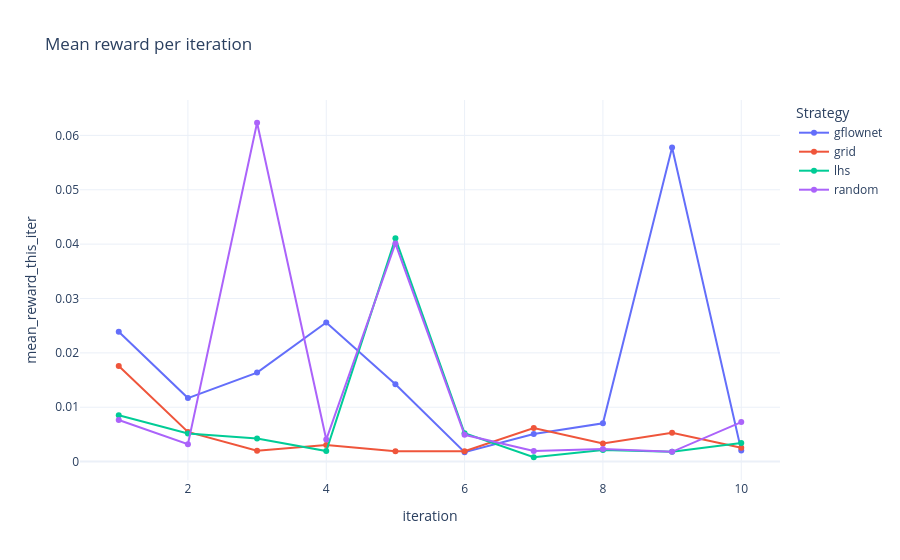

The notebook cell this image was saved under:
### Code cell
plot_reward_curves(metrics, metric="mean_reward_this_iter", title="Mean reward per iteration")

### Figure 1 — Plotly figure (JSON) as saved in the notebook; plotly's stock layout.template omitted (floating-point values rounded to 4 significant figures)
{"data": [{"customdata": [["run_138", 30, "top_k", 20, 10], ["run_138", 40, "top_k", 20, 10], ["run_138", 50, "top_k", 20, 10], ["run_138", 60, "top_k", 20, 10], ["run_138", 70, "top_k", 20, 10], ["run_138", 80, "top_k", 20, 10], ["run_138", 90, "top_k", 20, 10], ["run_138", 100, "top_k", 20, 10], ["run_138", 110, "top_k", 20, 10], ["run_138", 120, "top_k", 20, 10]], "hovertemplate": "sampling_strategy=gflownet<br>iteration=%{x}<br>mean_reward_this_iter=%{y}<br>run=%{customdata[0]}<br>oracle_evals_total=%{customdata[1]}<br>acquisition=%{customdata[2]}<br>n_init=%{customdata[3]}<br>n_candidates_per_iter=%{customdata[4]}<extra></extra>", "legendgroup": "gflownet", "line": {"color": "#636efa", "dash": "solid"}, "marker": {"symbol": "circle"}, "mode": "lines+markers", "name": "gflownet", "orientation": "v", "showlegend": true, "type": "scatter", "x": [1, 2, 3, 4, 5, 6, 7, 8, 9, 10], "xaxis": "x", "y": [0.02389, 0.01168, 0.01638, 0.0256, 0.01421, 0.001715, 0.005077, 0.007035, 0.05776, 0.002051], "yaxis": "y"}, {"customdata": [["run_107", 125, "diverse_top_k", 100, 25], ["run_107", 150, "diverse_top_k", 100, 25], ["run_107", 175, "diverse_top_k", 100, 25], ["run_107", 200, "diverse_top_k", 100, 25], ["run_107", 225, "diverse_top_k", 100, 25], ["run_107", 250, "diverse_top_k", 100, 25], ["run_107", 275, "diverse_top_k", 100, 25], ["run_107", 300, "diverse_top_k", 100, 25], ["run_107", 325, "diverse_top_k", 100, 25], ["run_107", 350, "diverse_top_k", 100, 25]], "hovertemplate": "sampling_strategy=grid<br>iteration=%{x}<br>mean_reward_this_iter=%{y}<br>run=%{customdata[0]}<br>oracle_evals_total=%{customdata[1]}<br>acquisition=%{customdata[2]}<br>n_init=%{customdata[3]}<br>n_candidates_per_iter=%{customdata[4]}<extra></extra>", "legendgroup": "grid", "line": {"color": "#EF553B", "dash": "solid"}, "marker": {"symbol": "circle"}, "mode": "lines+markers", "name": "grid", "orientation": "v", "showlegend": true, "type": "scatter", "x": [1, 2, 3, 4, 5, 6, 7, 8, 9, 10], "xaxis": "x", "y": [0.01759, 0.005449, 0.001995, 0.003067, 0.001908, 0.001894, 0.006185, 0.003308, 0.005311, 0.002544], "yaxis": "y"}, {"customdata": [["run_65", 110, "diverse_top_k", 100, 10], ["run_65", 120, "diverse_top_k", 100, 10], ["run_65", 130, "diverse_top_k", 100, 10], ["run_65", 140, "diverse_top_k", 100, 10], ["run_65", 150, "diverse_top_k", 100, 10], ["run_65", 160, "diverse_top_k", 100, 10], ["run_65", 170, "diverse_top_k", 100, 10], ["run_65", 180, "diverse_top_k", 100, 10], ["run_65", 190, "diverse_top_k", 100, 10], ["run_65", 200, "diverse_top_k", 100, 10]], "hovertemplate": "sampling_strategy=lhs<br>iteration=%{x}<br>mean_reward_this_iter=%{y}<br>run=%{customdata[0]}<br>oracle_evals_total=%{customdata[1]}<br>acquisition=%{customdata[2]}<br>n_init=%{customdata[3]}<br>n_candidates_per_iter=%{customdata[4]}<extra></extra>", "legendgroup": "lhs", "line": {"color": "#00cc96", "dash": "solid"}, "marker": {"symbol": "circle"}, "mode": "lines+markers", "name": "lhs", "orientation": "v", "showlegend": true, "type": "scatter", "x": [1, 2, 3, 4, 5, 6, 7, 8, 9, 10], "xaxis": "x", "y": [0.00852, 0.005184, 0.004254, 0.001931, 0.04107, 0.005202, 0.0007962, 0.002132, 0.001798, 0.003397], "yaxis": "y"}, {"customdata": [["run_11", 110, "top_k", 100, 10], ["run_11", 120, "top_k", 100, 10], ["run_11", 130, "top_k", 100, 10], ["run_11", 140, "top_k", 100, 10], ["run_11", 150, "top_k", 100, 10], ["run_11", 160, "top_k", 100, 10], ["run_11", 170, "top_k", 100, 10], ["run_11", 180, "top_k", 100, 10], ["run_11", 190, "top_k", 100, 10], ["run_11", 200, "top_k", 100, 10]], "hovertemplate": "sampling_strategy=random<br>iteration=%{x}<br>mean_reward_this_iter=%{y}<br>run=%{customdata[0]}<br>oracle_evals_total=%{customdata[1]}<br>acquisition=%{customdata[2]}<br>n_init=%{customdata[3]}<br>n_candidates_per_iter=%{customdata[4]}<extra></extra>", "legendgroup": "random", "line": {"color": "#ab63fa", "dash": "solid"}, "marker": {"symbol": "circle"}, "mode": "lines+markers", "name": "random", "orientation": "v", "showlegend": true, "type": "scatter", "x": [1, 2, 3, 4, 5, 6, 7, 8, 9, 10], "xaxis": "x", "y": [0.007652, 0.003201, 0.06233, 0.004052, 0.04011, 0.004923, 0.001948, 0.002329, 0.001792, 0.007268], "yaxis": "y"}], "layout": {"legend": {"title": {"text": "Strategy"}, "tracegroupgap": 0}, "title": {"text": "Mean reward per iteration"}, "xaxis": {"anchor": "y", "domain": [0, 1], "title": {"text": "iteration"}}, "yaxis": {"anchor": "x", "domain": [0, 1], "title": {"text": "mean_reward_this_iter"}}}}
